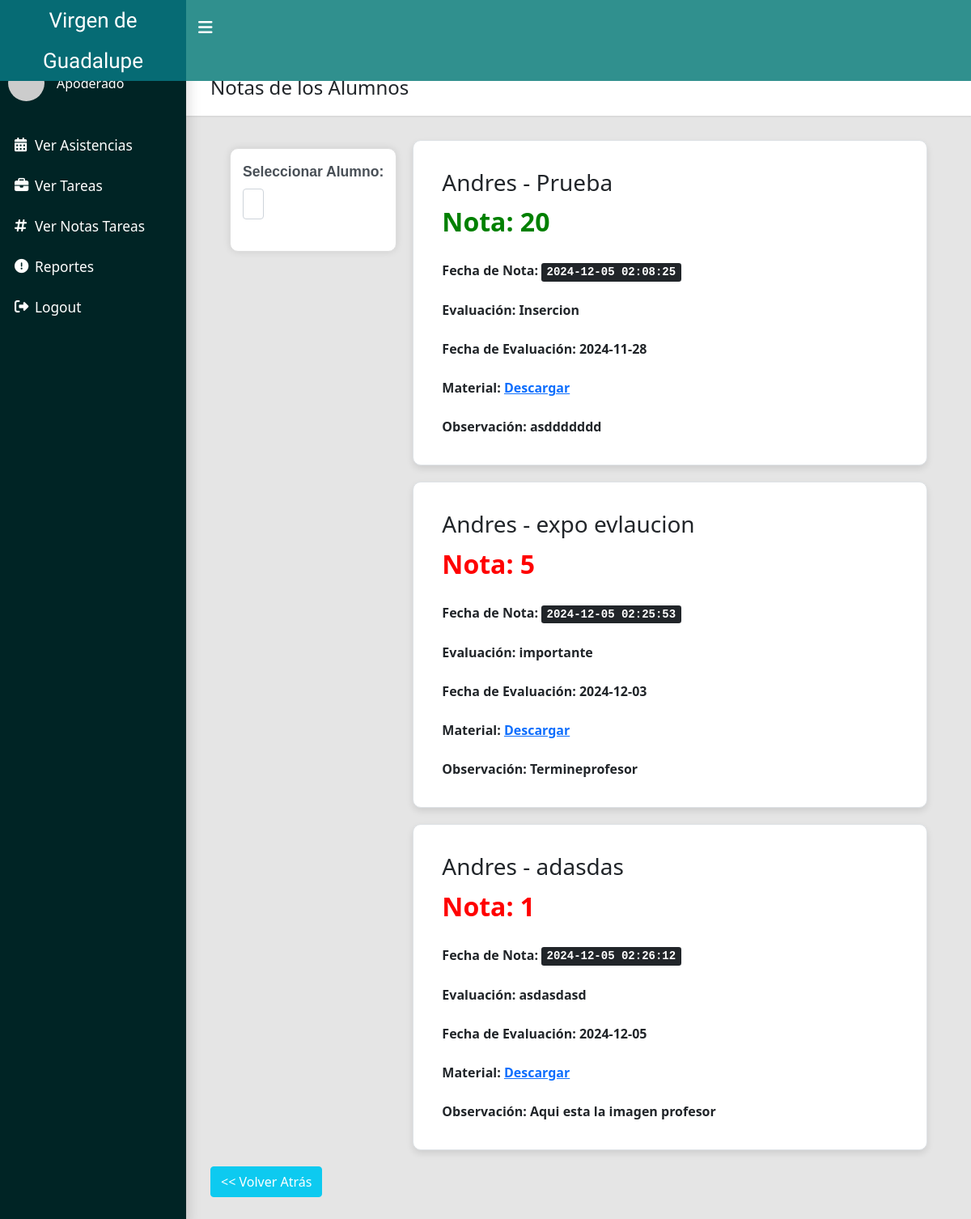
Page /apoderado/ver_notas.php?alumno_id=4 (signed in) on the committed database.
### tables this page shows
CREATE TABLE `notas` (
  `nota_id` int(11) NOT NULL,
  `ev_entregada_id` int(11) NOT NULL,
  `valor_nota` int(11) NOT NULL,
  `fecha` datetime NOT NULL DEFAULT current_timestamp()
);

CREATE TABLE `alumnos` (
  `alumno_id` int(11) NOT NULL,
  `nombre_alumno` varchar(100) NOT NULL,
  `edad` int(11) NOT NULL,
  `direccion` varchar(100) NOT NULL,
  `documento` varchar(20) NOT NULL,
  `apoderado_id` int(11) NOT NULL,
  `fecha_nac` date NOT NULL,
  `fecha_registro` date NOT NULL,
  `estado` int(11) NOT NULL DEFAULT 1
);

CREATE TABLE `evaluaciones` (
  `evaluacion_id` int(11) NOT NULL,
  `nombre_evaluacion` varchar(100) NOT NULL,
  `descripcion` varchar(255) NOT NULL,
  `fecha` date NOT NULL,
  `porcentaje` varchar(100) NOT NULL,
  `contenido_id` int(11) NOT NULL
);

CREATE TABLE `ev_entregadas` (
  `ev_entregada_id` int(11) NOT NULL,
  `material_alumno` varchar(255) NOT NULL,
  `observacion` varchar(255) NOT NULL,
  `evaluacion_id` int(11) NOT NULL,
  `alumno_id` int(11) NOT NULL
);

### apoderado/ver_notas.php (the view, shortened to what this page needs)
<?php
require_once 'includes/header.php';
require_once '../includes/conexion.php';
$apoderado_id = $_SESSION['apoderado_id'];
$sqlAlumnos = "SELECT a.alumno_id, a.nombre_alumno
               FROM alumnos a
               WHERE a.apoderado_id = ?";
$queryAlumnos = $pdo->prepare($sqlAlumnos);
$queryAlumnos->execute([$apoderado_id]);
$alumnos = $queryAlumnos->fetchAll(PDO::FETCH_ASSOC);
$alumno_id = isset($_GET['alumno_id']) ? $_GET['alumno_id'] : (isset($alumnos[0]['alumno_id']) ? $alumnos[0]['alumno_id'] : null);
$notas = [];
if ($alumno_id) {
    $sql_notas = "SELECT
                    n.nota_id,
                    n.valor_nota,
                    n.fecha AS fecha_nota,
                    ee.material_alumno,
                    ee.observacion,
                    e.nombre_evaluacion,
                    e.descripcion,
                    e.fecha AS fecha_evaluacion,
                    a.nombre_alumno
                FROM
                    notas n
                JOIN
                    ev_entregadas ee ON n.ev_entregada_id = ee.ev_entregada_id
                JOIN
                    evaluaciones e ON ee.evaluacion_id = e.evaluacion_id
                JOIN
                    alumnos a ON ee.alumno_id = a.alumno_id
                WHERE
                    a.alumno_id = ?";
    $query_notas = $pdo->prepare($sql_notas);
    $query_notas->execute([$alumno_id]);
    $notas = $query_notas->fetchAll(PDO::FETCH_ASSOC);
}
?>
<!DOCTYPE html>
<html lang="es">
<head>
</head>
<body>
    <main class="app-content">
        <div class="app-title">
            <div>
                <h1 class="mt-4"><i class="bi bi-speedometer"></i> Notas de los Alumnos</h1>
            </div>
        </div>
        <div class="container">
            <div class="form-container">
                <form method="GET" action="ver_notas.php">
                    <div class="form-group">
                        <label for="alumnoSelect">Seleccionar Alumno:</label>
                        <select name="alumno_id" id="alumnoSelect" class="form-control" onchange="this.form.submit()">
                        </select>
                    </div>
                </form>
            </div>
            <div class="notas-container">
                <?php if (count($notas) > 0) {
                    foreach ($notas as $nota) {
                        $nota_class = $nota['valor_nota'] >= 12 ? 'nota-verde' : 'nota-roja'; ?>
                    <div class="tile">
                        <div class="tile-body">
                            <div class="title-title-w-btn">
                                <h3 class="title"><?= $nota['nombre_alumno'] ?> - <?= $nota['nombre_evaluacion'] ?></h3>
                            </div>
                            <div class="title-body">
                                <b class="<?= $nota_class ?>">Nota: <?= $nota['valor_nota'] ?></b><br><br>
                                <b>Fecha de Nota: <kbd><?= $nota['fecha_nota'] ?></kbd></b><br><br>
                                <b>Evaluación: <?= $nota['descripcion'] ?></b><br><br>
                                <b>Fecha de Evaluación: <?= $nota['fecha_evaluacion'] ?></b><br><br>
                                <b>Material: <a href="<?= $nota['material_alumno'] ?>" target="_blank">Descargar</a></b><br><br>
                                <b>Observación: <?= $nota['observacion'] ?></b>
                            </div>
                        </div>
                    </div>
                    <?php }
                } ?>
            </div>
        </div>
        <div>
            <a href="apoderado.php" class="btn btn-info text-white"><< Volver Atrás</a>
        </div>
    </main>
<?php
require_once 'includes/footer.php';
?>

### apoderado/css/styleapode.css (style rules this page uses)
a { color: #35cbdc; }
.form-container { max-width: 600px; margin: 10px auto; padding: 15px; border: 1px solid #ddd; border-radius: 10px; box-shadow: 0 0 10px rgba(0, 0, 0, 0.1); background-color: #fff; }
.tile { border: 1px solid #dee2e6; border-radius: 10px; padding: 20px; background-color: #ffffff; box-shadow: 0 4px 8px rgba(0, 0, 0, 0.1); }
.tile-body { max-height: calc(100vh - 200px); overflow-y: auto; padding: 15px; }
label { font-family: 'Arial', sans-serif; color: #495057; }
select { font-size: 1rem; padding: 10px; border: 1px solid #ced4da; transition: all 0.3s ease; }
.form-group { margin-bottom: 1.5rem; }
.form-group label { font-weight: bold; font-size: 1.1rem; color: #495057; margin-bottom: 0.5rem; display: block; }
.form-control { border-radius: 8px; padding: 10px; font-size: 1rem; }

### apoderado/ver_notas.php (style rules this page uses)
.container { display: flex; flex-direction: row; align-items: flex-start; }
.form-container { flex: 0 0 auto; max-width: 250px; margin-right: 20px; }
.notas-container { flex: 1; display: flex; flex-wrap: wrap; }
.nota-verde { font-size: 32px; color: green; }
.nota-roja { font-size: 32px; color: red; }
.form-container select.form-control { width: auto; display: block; }
.tile { flex: 1 1 100%; margin-bottom: 20px; }

### rows in the picture
notas: alumnos.nombre_alumno "Andres", evaluaciones.nombre_evaluacion "Prueba", valor_nota "20", fecha "2024-12-05 02:08:25", evaluaciones.descripcion "Insercion", evaluaciones.fecha "2024-11-28", ev_entregada.observacion "asddddddd"
notas: alumnos.nombre_alumno "Andres", evaluaciones.nombre_evaluacion "expo evlaucion", valor_nota "5", fecha "2024-12-05 02:25:53", evaluaciones.descripcion "importante", evaluaciones.fecha "2024-12-03", ev_entregada.observacion "Termineprofesor"
notas: alumnos.nombre_alumno "Andres", evaluaciones.nombre_evaluacion "adasdas", valor_nota "1", fecha "2024-12-05 02:26:12", evaluaciones.descripcion "asdasdasd", evaluaciones.fecha "2024-12-05", ev_entregada.observacion "Aqui esta la imagen profesor"
